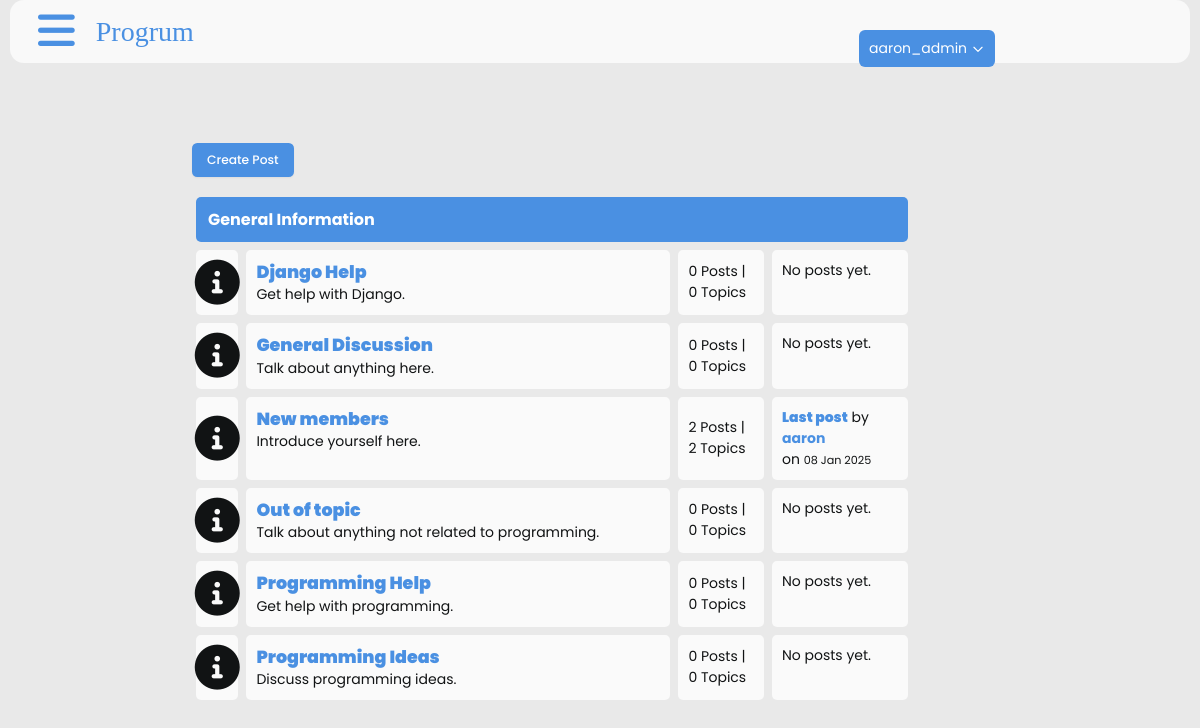
The app's page / (signed in) with its own data.
### forum/models.py (models this page shows, shortened)
class Forum(models.Model):
    name = models.CharField(max_length=100)
    description = models.TextField()
    slug = models.SlugField(unique=True)

### post/models.py (models this page shows, shortened)
class Post(models.Model):
    thread = models.ForeignKey(Thread, related_name='posts', on_delete=models.CASCADE)
    author = models.ForeignKey(User, on_delete=models.CASCADE)
    body = models.TextField()
    slug = models.SlugField()
    created_at = models.DateTimeField(auto_now_add=True)
    updated_at = models.DateTimeField(auto_now=True)

### forum/views.py (the view)
# urls.py: path("", views.index, name="index"),
def index(request):
    forums = Forum.objects.all().annotate(
        thread_count=Count('threads'),
        post_count=Count('threads__posts'),
        latest_post_time=Max('threads__posts__created_at')
    )
    latest_posts = {}
    for forum in forums:
        latest_post = Post.objects.filter(
            thread__forum=forum
        ).order_by('-created_at').first()
        latest_posts[forum.id] = latest_post
    return render(request, 'index.html', {'forums': forums, 'latest_posts': latest_posts})

### thread/templatetags/dict_extras.py (called while the page is built)
@register.filter
def dict_get(d, key):
    return d.get(key, None)

### forum/templates/index.html (shortened to what this page needs)
{% extends '_base.html' %}
{% block content %}
  {% load dict_extras %}
  <div class="container">
    <a href="{% url 'create_thread' %}" class="btn">Create Post</a>
    <div class="subforum">
      <div class="subforum-title">
        <h1>General Information</h1>
      </div>
      {% for forum in forums %}
        <div class="subforum-row">
          <div class="subforum-icon subforum-column center">
            <i class="fa-solid fa-info-circle"></i>
          </div>
          <div class="subforum-description subforum-column">
            <h4><a href="{% url 'forum_detail' forum.slug %}">{{ forum.name }}</a></h4>
            <p>{{ forum.description }}</p>
          </div>
          <div class="subforum-stats subforum-column center">
            <span>{{ forum.post_count }} Posts | {{ forum.thread_count }} Topics</span>
          </div>
          <div class="subforum-info subforum-column">
            {% with latest_post=latest_posts|dict_get:forum.id %}
              {% if latest_post %}
                <b><a href="{% url 'thread_page' latest_post.thread.slug %}">Last post</a></b> by <a href="#">{{ latest_post.author }}</a> <br />on
                <small>{{ latest_post.created_at|date:'d M Y' }}</small>
              {% else %}
                <p>No posts yet.</p>
              {% endif %}
            {% endwith %}
          </div>
        </div>
      {% endfor %}
    </div>
  </div>
{% endblock %}

### templates/_base.html (shortened to what this page needs)
{% load compress %}
{% load static %}
<!DOCTYPE html>
<html lang="en">
  <head>
    <link rel="stylesheet" href="https://cdnjs.cloudflare.com/ajax/libs/font-awesome/6.0.0/css/all.min.css" />
    {% compress css %}
    <link rel="stylesheet" href="{% static 'src/output.css' %}" />
    <link rel="stylesheet" href="{% static 'css/style.css' %}" />
    {% endcompress %}
  </head>
  <body class="">
    <header>
      <div class="navbar">
        <a class="bar-icon" id="iconBar" onclick="hideIconBar()"><i class="fa fa-bars"></i></a>
        <div class="brand">Progrum</div>
      </div>
      <ul class="search-box flex">
        {% if user.is_authenticated %}
          <li class="mx-2 relative">
            <button id="dropdownButton" class="flex items-center">
              {{ user.username }}
              <svg class="ml-1 w-4 h-4" fill="none" stroke="currentColor" viewBox="0 0 24 24">
                <path stroke-linecap="round" stroke-linejoin="round" stroke-width="2" d="M19 9l-7 7-7-7"></path>
              </svg>
            </button>
          </li>
        {% endif %}
      </ul>
    </header>
    <main class="container mx-auto mt-4">
      <div class="mx-4 lg:mx-32">
        {% block content %}
        {% endblock %}
      </div>
    </main>
  </body>
</html>

### static/css/style.css (style rules this page uses)
* { box-sizing: border-box; }
html { font-size: 14px; font-family: "Poppins", sans-serif; background-color: rgb(233, 233, 233); color: #111314; }
a { color: #4a90e2; font-weight: bolder; text-decoration: none; }
h1 { font-size: 16px; font-weight: bolder; color: #ffffff; margin-left: 0.5rem; }
.container { margin: 20px; padding: 20px; }
.subforum { margin-top: 20px; }
.subforum-title { background-color: #4a90e2; padding: 5px; border-radius: 5px; margin: 4px; }
.subforum-row { display: grid; grid-template-columns: 7% 60% 13% 20%; }
.subforum-column { padding: 10px; margin: 4px; border-radius: 5px; background-color: #fafafa; }
.subforum-description * { margin-block: 0; }
.center { display: flex; justify-content: center; align-items: center; }
.subforum-icon i { font-size: 45px; }
header { margin-inline: 10px; }
.navbar { display: flex; align-items: center; background-color: #f9f9f9; border-radius: 1rem; }
.bar-icon { font-size: 3rem; display: inline-block; margin-left: 2rem; color: #4a90e2; cursor: pointer; }
.brand { font-size: 2rem; display: inline-block; margin-left: 1.5rem; color: #4a90e2; font-family: aquire; }
.search-box button { padding: 8px 10px; background-color: #4a90e2; color: #fff; border: none; border-radius: 6px; font-size: 14px; cursor: pointer; transition: background-color 0.3s ease, transform 0.2s ease; white-space: nowrap; }
@media (min-width: 769px) { .search-box { position: absolute; top: 30px; left: 71%; width: 27%; margin: 0; } }

### records on screen
Forum: name "Django Help", description "Get help with Django.", post_count "0", thread_count "0", shows "No posts yet."
Forum: name "General Discussion", description "Talk about anything here.", post_count "0", thread_count "0", shows "No posts yet."
Forum: name "New members", description "Introduce yourself here.", post_count "2", thread_count "2"
Post: author "aaron", created_at "08 Jan 2025"
Forum: name "Out of topic", description "Talk about anything not related to programming.", post_count "0", thread_count "0", shows "No posts yet."
Forum: name "Programming Help", description "Get help with programming.", post_count "0", thread_count "0", shows "No posts yet."
Forum: name "Programming Ideas", description "Discuss programming ideas.", post_count "0", thread_count "0", shows "No posts yet."

### other values on screen
{{ user.username }} "aaron_admin"
